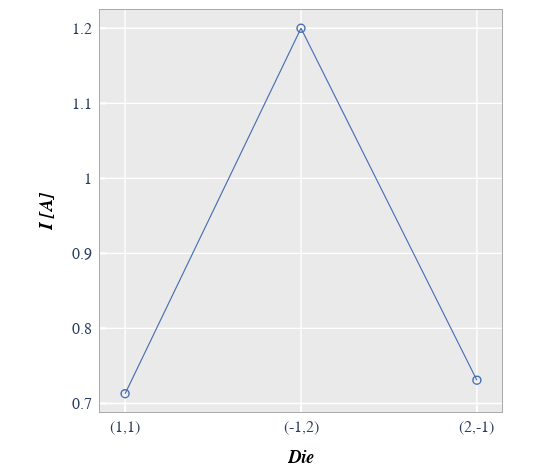

Write notebook code for a chart like this one.
### Markdown cell above
Categorical DataFrame columns can also be plotted on x and/or y axes.  In this example, we take the current values for each of the 3 diodes above at a voltage of 1.5V (using ``filter``) and plot the die location coordinates on the x-axis:

### Code cell
fcp.plot(df, x='Die', y='I [A]', 
         filter='Substrate=="Si" & Target Wavelength==450 & Boost Level==0.2 & Temperature [C]==25 & Voltage==1.5')

### Figure 1 — Plotly figure (JSON) as saved in the notebook; plotly's stock layout.template omitted (floating-point values rounded to 4 significant figures)
{"data": [{"line": {"width": 1.2}, "marker": {"color": "#4b72b0", "line": {"color": "#4b72b0", "width": 1.5}, "size": 8, "symbol": "circle-open"}, "mode": "lines+markers", "showlegend": true, "type": "scatter", "x": ["(1,1)", "(-1,2)", "(2,-1)"], "xaxis": "x", "y": [0.713, 1.2, 0.731], "yaxis": "y"}], "layout": {"autosize": false, "height": 476, "margin": {"b": 64, "l": 100, "r": 35, "t": 10}, "modebar": {"orientation": "v"}, "paper_bgcolor": "#ffffff", "plot_bgcolor": "#eaeaea", "showlegend": false, "title": {"x": 0.5633, "y": 0.9748}, "width": 537, "xaxis": {"anchor": "y", "autorange": true, "domain": [0, 1], "gridcolor": "#ffffff", "griddash": "solid", "gridwidth": 1.3, "linecolor": "#aaaaaa", "linewidth": 1, "mirror": true, "range": [-0.1427, 2.143], "showline": true, "showticklabels": true, "tickcolor": "#ffffff", "tickfont": {"family": "sans-serif", "size": 16}, "ticklen": 6.2, "ticks": "inside", "tickwidth": 2.2, "title": {"font": {"color": "#000000", "family": "sans-serif", "size": 18}, "standoff": 15, "text": "<i><b>Die</b></i>"}, "type": "category"}, "yaxis": {"anchor": "x", "domain": [0, 1], "gridcolor": "#ffffff", "griddash": "solid", "gridwidth": 1.3, "linecolor": "#aaaaaa", "linewidth": 1, "mirror": true, "range": [0.6886, 1.224], "showline": true, "showticklabels": true, "tickcolor": "#ffffff", "tickfont": {"family": "sans-serif", "size": 16}, "ticklen": 6.2, "ticks": "inside", "ticksuffix": " ", "tickwidth": 2.2, "title": {"font": {"color": "#000000", "family": "sans-serif", "size": 18}, "standoff": 15, "text": "<i><b>I [A]</b></i>"}, "type": "linear"}}}
